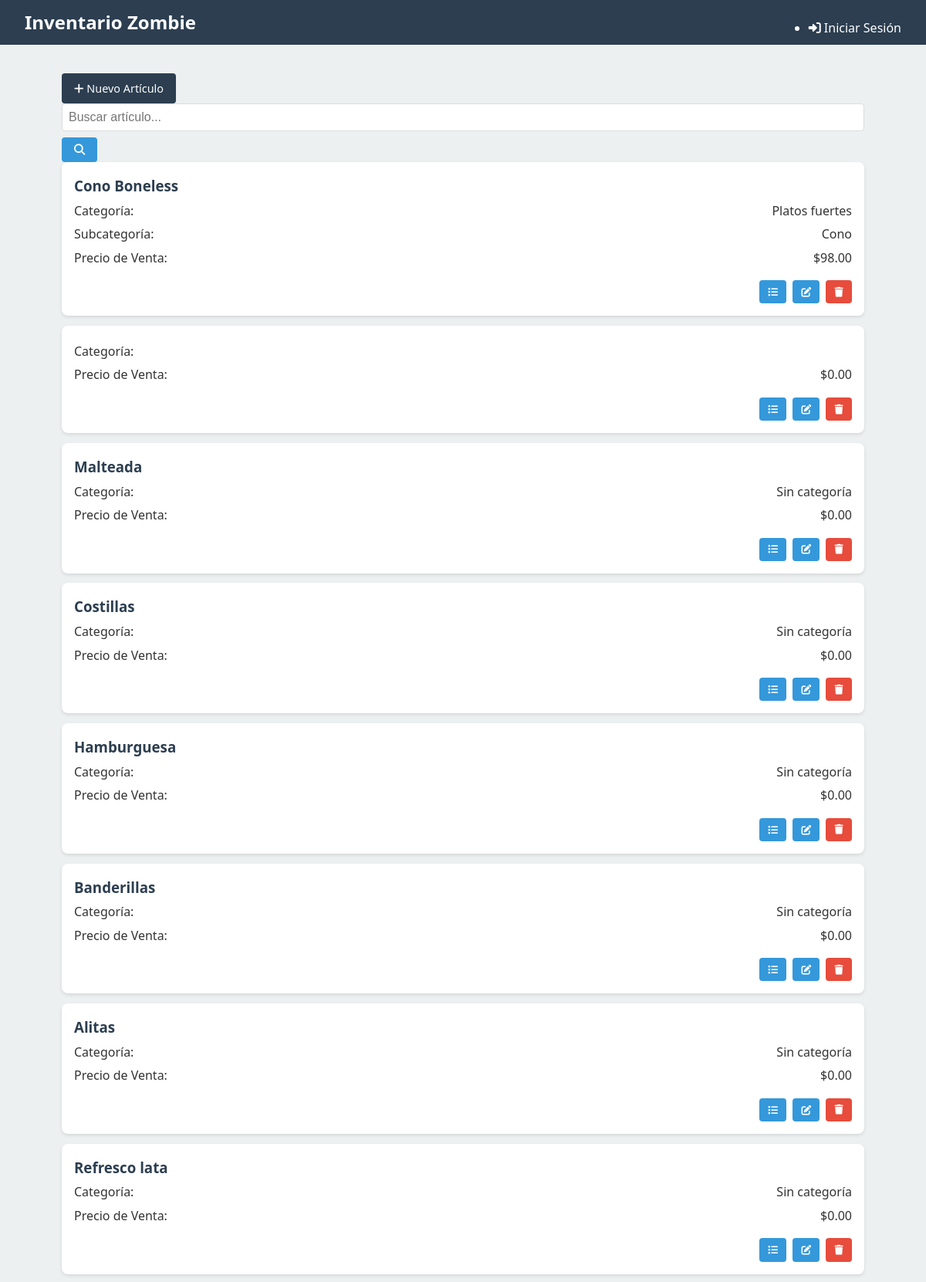
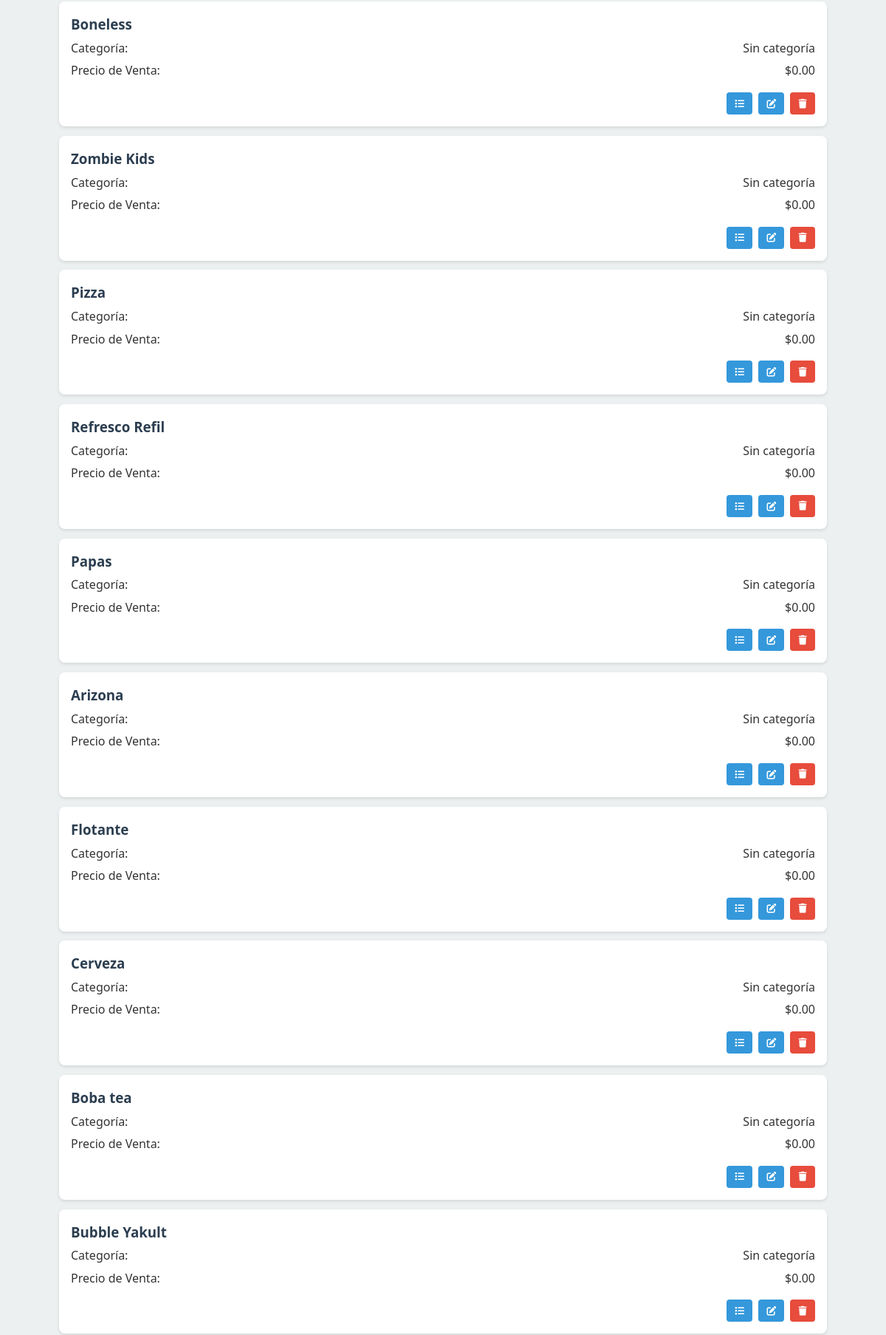
Page /articulos/ (upper part) on the committed database (2 pictures, top to bottom).
### tables this page shows
CREATE TABLE ArticulosVendidos (
    id INTEGER PRIMARY KEY AUTOINCREMENT,
    nombre TEXT NOT NULL UNIQUE,
    categoria TEXT,
    subcategoria TEXT,
    precio_venta REAL
);

### routes/articulos.py (the view)
@articulos_web_bp.route('/', methods=['GET'])
def index():
    db = get_db()
    cursor = db.execute('SELECT * FROM ArticulosVendidos')
    articulos = [dict(id=row['id'],
                     nombre=row['nombre'],
                     categoria=row['categoria'],
                     subcategoria=row['subcategoria'],
                     precio_venta=row['precio_venta'])
                 for row in cursor.fetchall()]
    return render_template('articulos/lista.html', articulos=articulos)

### app.py (called while the page is built)
@app.template_global()
def now():
    return datetime.datetime.now()

@app.after_request
def add_cors_headers(response):
    response.headers.add('Access-Control-Allow-Origin', '*')
    response.headers.add('Access-Control-Allow-Headers', 'Content-Type,Authorization')
    response.headers.add('Access-Control-Allow-Methods', 'GET,PUT,POST,DELETE,OPTIONS')
    return response

### database.py (called while the page is built)
def get_db():
    if 'db' not in g:
        g.db = sqlite3.connect(
            current_app.config['DATABASE'],
            detect_types=sqlite3.PARSE_DECLTYPES
        )
        g.db.row_factory = sqlite3.Row
    return g.db

### templates/articulos/lista.html (shortened to what this page needs)
{% extends "layout.html" %}
{% block content %}
<div class="page-header">
    <h1>Artículos</h1>
    <a href="{{ url_for('articulos_web.nuevo') }}" class="btn btn-primary">
        <i class="fas fa-plus"></i> Nuevo Artículo
    </a>
</div>
<div class="search-box">
    <input type="text" id="search-input" placeholder="Buscar artículo...">
    <button id="search-button" class="btn">
        <i class="fas fa-search"></i>
    </button>
</div>
<div class="item-list" id="article-cards">
    {% for articulo in articulos %}
    <div class="item-card">
        <h3>{{ articulo.nombre }}</h3>
        <div class="item-detail">
            <span>Categoría:</span>
            <span>{{ articulo.categoria }}</span>
        </div>
        {% if articulo.subcategoria %}
        <div class="item-detail">
            <span>Subcategoría:</span>
            <span>{{ articulo.subcategoria }}</span>
        </div>
        {% endif %}
        <div class="item-detail">
            <span>Precio de Venta:</span>
            <span>${{ "%.2f"|format(articulo.precio_venta) }}</span>
        </div>
        <div class="item-actions">
            <a href="{{ url_for('articulos_web.composicion', id=articulo.id) }}" class="btn btn-info btn-sm" title="Ver composición">
                <i class="fas fa-list"></i>
            </a>
            <a href="{{ url_for('articulos_web.editar', id=articulo.id) }}" class="btn btn-secondary btn-sm" title="Editar">
                <i class="fas fa-edit"></i>
            </a>
            <button class="btn btn-danger btn-sm delete-product"
                   data-id="{{ articulo.id }}"
                   data-name="{{ articulo.nombre }}" title="Eliminar">
                <i class="fas fa-trash"></i>
            </button>
        </div>
    </div>
    {% endfor %}
</div>
{% endblock %}

### templates/layout.html (shortened to what this page needs)
<!DOCTYPE html>
<html lang="es">
<head>
    <link rel="stylesheet" href="{{ url_for('static', filename='css/main.css') }}">
    <link rel="stylesheet" href="https://cdnjs.cloudflare.com/ajax/libs/font-awesome/6.1.1/css/all.min.css">
</head>
<body>
    <header>
        <nav>
            <div class="logo">
                <a href="{{ url_for('index') }}">Inventario Zombie</a>
            </div>
            <ul class="nav-links">
                {% if current_user.is_authenticated %}
                    {% if current_user.rol == 'admin' %}
                        <li><a href="{{ url_for('recepciones_web.formulario') }}"><i class="fas fa-utensils"></i> Cocina</a></li>
                        <li><a href="{{ url_for('ventas_web.lista') }}"><i class="fas fa-chart-line"></i> Ventas</a></li>
                        <li><a href="{{ url_for('ingredientes_web.index') }}"><i class="fas fa-carrot"></i> Ingredientes</a></li>
                        <li><a href="{{ url_for('articulos_web.index') }}"><i class="fas fa-hamburger"></i> Artículos</a></li>
                        <li><a href="{{ url_for('inventario_web.dashboard') }}"><i class="fas fa-warehouse"></i> Inventario</a></li>
                        <li><a href="{{ url_for('auth.lista_usuarios') }}"><i class="fas fa-users"></i> Usuarios</a></li>
                    {% elif current_user.rol == 'cocina' %}
                        <li><a href="{{ url_for('recepciones_web.formulario') }}"><i class="fas fa-utensils"></i> Recepción</a></li>
                    {% endif %}
                    <li class="user-menu">
                        <a href="#"><i class="fas fa-user-circle"></i> {{ current_user.nombre }}</a>
                        <ul class="dropdown">
                            <li><a href="{{ url_for('auth.logout') }}"><i class="fas fa-sign-out-alt"></i> Cerrar Sesión</a></li>
                        </ul>
                    </li>
                {% else %}
                    <li><a href="{{ url_for('auth.login') }}"><i class="fas fa-sign-in-alt"></i> Iniciar Sesión</a></li>
                {% endif %}
            </ul>
        </nav>
    </header>
    <main class="container">
        {% block content %}{% endblock %}
    </main>
</body>
</html>

### static/css/main.css (style rules this page uses)
:root { --primary-color: #2c3e50; --secondary-color: #3498db; --accent-color: #e74c3c; --background-color: #ecf0f1; --text-color: #333; --light-text: #fff; --success-color: #2ecc71; --warning-color: #f39c12; --error-color: #e74c3c; --info-color: #3498db; }
* { margin: 0; padding: 0; box-sizing: border-box; }
body { font-family: 'Segoe UI', Tahoma, Geneva, Verdana, sans-serif; line-height: 1.6; color: var(--text-color); background-color: var(--background-color); }
.container { width: 95%; margin: 0 auto; padding: 10px; }
header { background-color: var(--primary-color); color: var(--light-text); padding: 0.5rem 0; position: fixed; top: 0; width: 100%; z-index: 1000; }
nav { display: flex; justify-content: space-between; align-items: center; padding: 0 1rem; }
.logo a { color: var(--light-text); text-decoration: none; font-size: 1.2rem; font-weight: bold; }
.nav-links { position: fixed; top: 0; right: -100%; width: 70%; height: 100vh; background-color: var(--primary-color); flex-direction: column; justify-content: flex-start; align-items: center; padding-top: 60px; transition: right 0.3s ease; z-index: 900; }
.nav-links li { margin: 1rem 0; width: 100%; text-align: center; }
.nav-links a { color: var(--light-text); text-decoration: none; font-size: 1.1rem; display: block; padding: 0.5rem 0; transition: background-color 0.3s; }
main { margin-top: 60px; min-height: calc(100vh - 110px); padding: 1rem 0; }
h1 { color: var(--primary-color); margin-bottom: 1rem; font-size: 1.5rem; text-align: center; }
.btn { display: inline-block; background-color: var(--secondary-color); color: var(--light-text); padding: 0.5rem 1rem; border-radius: 4px; text-decoration: none; margin-top: 0.5rem; transition: background-color 0.3s; text-align: center; border: none; cursor: pointer; font-size: 0.9rem; }
input, select, textarea { width: 100%; padding: 0.5rem; border: 1px solid #ddd; border-radius: 4px; font-size: 1rem; }
.item-card { background: white; border-radius: 8px; padding: 1rem; margin-bottom: 0.8rem; box-shadow: 0 2px 4px rgba(0, 0, 0, 0.1); }
.item-card h3 { color: var(--primary-color); margin-bottom: 0.3rem; }
.item-card .item-detail { display: flex; justify-content: space-between; margin-bottom: 0.3rem; }
.item-card .item-actions { display: flex; justify-content: flex-end; gap: 0.5rem; margin-top: 0.5rem; }
@media screen and (min-width: 768px) { .container { width: 90%; padding: 20px; } }
@media screen and (min-width: 768px) { nav { padding: 0 2rem; } }
@media screen and (min-width: 768px) { .logo a { font-size: 1.5rem; } }
@media screen and (min-width: 768px) { .nav-links { position: static; width: auto; height: auto; background-color: transparent; display: flex; flex-direction: row; padding-top: 0; } }
@media screen and (min-width: 768px) { .nav-links li { margin-left: 1.5rem; margin-bottom: 0; width: auto; } }
@media screen and (min-width: 768px) { .nav-links a { font-size: 1rem; padding: 0; } }
@media screen and (min-width: 768px) { main { margin-top: 70px; padding: 2rem 0; } }
@media screen and (min-width: 768px) { h1 { font-size: 2rem; text-align: left; } }
.btn-primary { background-color: var(--primary-color); }
.btn-secondary { background-color: var(--secondary-color); }
.btn-danger { background-color: var(--accent-color); }
.btn-sm { padding: 0.3rem 0.7rem; font-size: 0.8rem; }

### rows in the picture
ArticulosVendidos: nombre "Cono Boneless", categoria "Platos fuertes", subcategoria "Cono", precio_venta "98.00"
ArticulosVendidos: precio_venta "0.00"
ArticulosVendidos: nombre "Malteada", categoria "Sin categoría", precio_venta "0.00"
ArticulosVendidos: nombre "Costillas", categoria "Sin categoría", precio_venta "0.00"
ArticulosVendidos: nombre "Hamburguesa", categoria "Sin categoría", precio_venta "0.00"
ArticulosVendidos: nombre "Banderillas", categoria "Sin categoría", precio_venta "0.00"
ArticulosVendidos: nombre "Alitas", categoria "Sin categoría", precio_venta "0.00"
ArticulosVendidos: nombre "Refresco lata", categoria "Sin categoría", precio_venta "0.00"
ArticulosVendidos: nombre "Boneless", categoria "Sin categoría", precio_venta "0.00"
ArticulosVendidos: nombre "Zombie Kids", categoria "Sin categoría", precio_venta "0.00"
ArticulosVendidos: nombre "Pizza", categoria "Sin categoría", precio_venta "0.00"
ArticulosVendidos: nombre "Refresco Refil", categoria "Sin categoría", precio_venta "0.00"
ArticulosVendidos: nombre "Papas", categoria "Sin categoría", precio_venta "0.00"
ArticulosVendidos: nombre "Arizona", categoria "Sin categoría", precio_venta "0.00"
ArticulosVendidos: nombre "Flotante", categoria "Sin categoría", precio_venta "0.00"
ArticulosVendidos: nombre "Cerveza", categoria "Sin categoría", precio_venta "0.00"
ArticulosVendidos: nombre "Boba tea", categoria "Sin categoría", precio_venta "0.00"
ArticulosVendidos: nombre "Bubble Yakult", categoria "Sin categoría", precio_venta "0.00"
